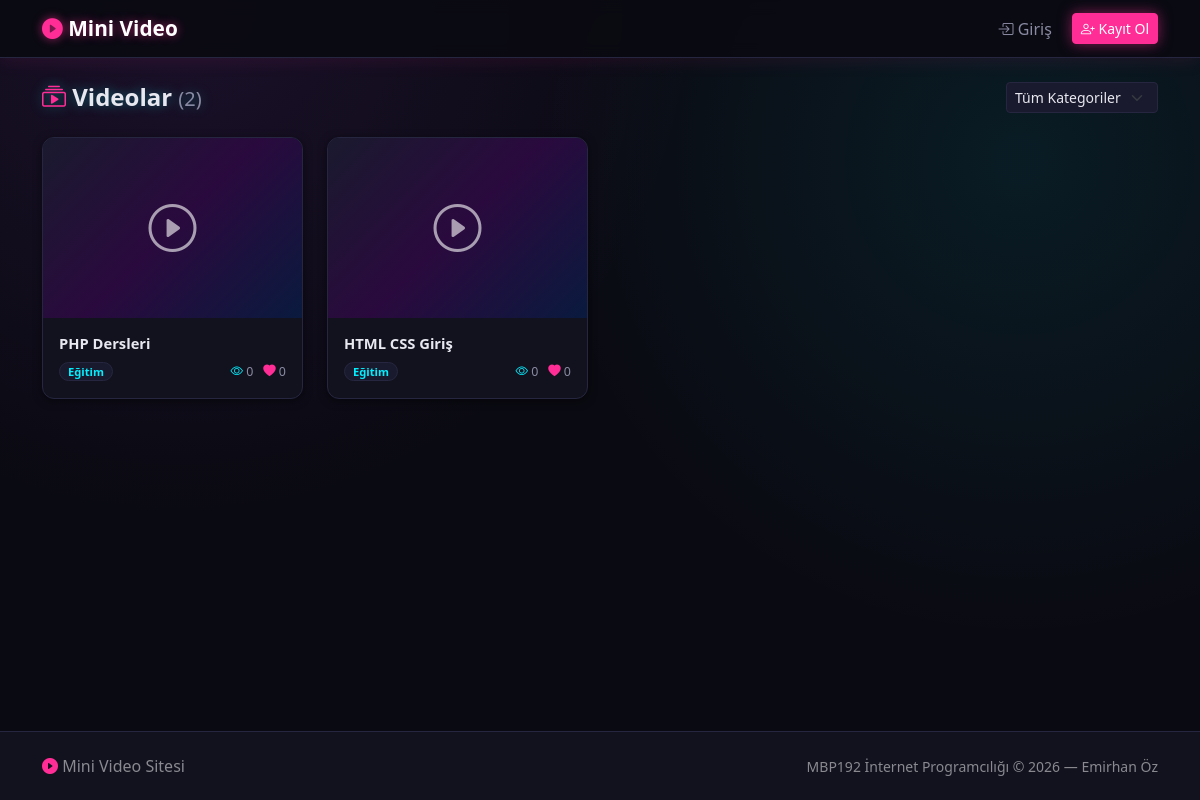
The page / on the database its author committed.
### tables this page shows
CREATE TABLE Videos (
    VideoID      INT           AUTO_INCREMENT PRIMARY KEY,
    Title        VARCHAR(200)  NOT NULL,
    Description  TEXT          NULL,
    VideoURL     VARCHAR(500)  NOT NULL,
    ThumbnailURL VARCHAR(500)  NULL,
    CategoryID   INT           NULL,
    UploaderID   INT           NOT NULL,
    ViewCount    INT           NOT NULL DEFAULT 0,
    CreatedAt    DATETIME      NOT NULL DEFAULT CURRENT_TIMESTAMP,
    FOREIGN KEY (CategoryID)  REFERENCES Categories(CategoryID) ON DELETE SET NULL,
    FOREIGN KEY (UploaderID)  REFERENCES Users(UserID) ON DELETE CASCADE
);

CREATE TABLE Categories (
    CategoryID   INT         AUTO_INCREMENT PRIMARY KEY,
    CategoryName VARCHAR(50) NOT NULL UNIQUE
);

### index.php (the view, shortened to what this page needs)
<?php
require_once __DIR__ . '/db.php';
include_once __DIR__ . '/header.php';
$selectedCat = isset($_GET['category']) ? (int)$_GET['category'] : 0;
if ($selectedCat > 0) {
    $stmt = $conn->prepare("
        SELECT v.*, c.CategoryName, u.Username,
               (SELECT COUNT(*) FROM Likes l WHERE l.VideoID = v.VideoID) AS LikeCount
        FROM Videos v
        LEFT JOIN Categories c ON v.CategoryID = c.CategoryID
        JOIN Users u ON v.UploaderID = u.UserID
        WHERE v.CategoryID = ?
        ORDER BY v.CreatedAt DESC
    ");
    $stmt->bind_param('i', $selectedCat);
    $stmt->execute();
    $videos = $stmt->get_result()->fetch_all(MYSQLI_ASSOC);
} else {
    $result = $conn->query("
        SELECT v.*, c.CategoryName, u.Username,
               (SELECT COUNT(*) FROM Likes l WHERE l.VideoID = v.VideoID) AS LikeCount
        FROM Videos v
        LEFT JOIN Categories c ON v.CategoryID = c.CategoryID
        JOIN Users u ON v.UploaderID = u.UserID
        ORDER BY v.CreatedAt DESC
    ");
    $videos = $result->fetch_all(MYSQLI_ASSOC);
}
?>
<div class="container mt-4">
    <div class="d-flex justify-content-between align-items-center mb-4 flex-wrap gap-3">
        <h1 class="page-title mb-0">
            <i class="bi bi-collection-play text-danger"></i> Videolar
            <span class="text-muted fs-5 fw-normal">(<?= count($videos) ?>)</span>
        </h1>
        <form method="GET" class="d-flex gap-2 align-items-center category-filter">
            <select name="category" class="form-select form-select-sm" onchange="this.form.submit()">
                <option value="0">Tüm Kategoriler</option>
            </select>
        </form>
    </div>
    <?php if (empty($videos)): ?>
        <div class="text-center py-5 text-muted">
            <i class="bi bi-camera-video-off" style="font-size:3.5rem; opacity:0.4;"></i>
            <h5 class="mt-3">Bu kategoride video bulunamadı.</h5>
            <a href="index.php" class="btn btn-outline-secondary mt-2">Tüm videolara bak</a>
        </div>
    <?php else: ?>
        <div class="row row-cols-1 row-cols-sm-2 row-cols-md-3 row-cols-xl-4 g-4">
            <?php foreach ($videos as $video): ?>
                <div class="col">
                    <a href="video_detail.php?id=<?= $video['VideoID'] ?>" class="text-decoration-none text-dark">
                        <div class="card video-card h-100">
                            <?php if (!empty($video['ThumbnailURL'])): ?>
                                <div class="thumbnail-placeholder" style="display:none;">
                                    <i class="bi bi-play-circle text-white" style="font-size:3rem;opacity:.6;"></i>
                                </div>
                            <?php else: ?>
                                <div class="thumbnail-placeholder">
                                    <i class="bi bi-play-circle text-white" style="font-size:3rem;opacity:.6;"></i>
                                </div>--
                            <?php endif; ?>
                            <div class="card-body">
                                <h6 class="card-title">
                                    <?= htmlspecialchars($video['Title'], ENT_QUOTES, 'UTF-8') ?>
                                </h6>
                                <div class="card-stats d-flex justify-content-between align-items-center mt-2">
                                    <span>
                                        <?php if ($video['CategoryName']): ?>
                                            <span class="badge bg-secondary badge-category">
                                                <?= htmlspecialchars($video['CategoryName'], ENT_QUOTES, 'UTF-8') ?>
                                            </span>
                                        <?php endif; ?>
                                    </span>
                                    <span>
                                        <i class="bi bi-eye"></i> <?= number_format($video['ViewCount']) ?>
                                        <i class="bi bi-heart-fill text-danger"></i> <?= number_format($video['LikeCount']) ?>
                                    </span>
                                </div>
                            </div>
                        </div>
                    </a>
                </div>
            <?php endforeach; ?>
        </div>
    <?php endif; ?>
</div>
<?php include_once __DIR__ . '/footer.php'; ?>

### header.php (shortened to what this page needs)
<!DOCTYPE html>
<html lang="tr">
<head>
    <link href="https://cdn.jsdelivr.net/npm/bootstrap@5.3.0/dist/css/bootstrap.min.css" rel="stylesheet">
    <link href="https://cdn.jsdelivr.net/npm/bootstrap-icons@1.11.0/font/bootstrap-icons.css" rel="stylesheet">
    <link href="style.css" rel="stylesheet">
</head>
<body>
<nav class="navbar navbar-expand-lg navbar-dark bg-dark">
    <div class="container">
        <a class="navbar-brand fw-bold" href="index.php">
            <i class="bi bi-play-circle-fill text-danger"></i> Mini Video
        </a>
        <div class="collapse navbar-collapse" id="mainNav">
            <div class="navbar-nav ms-auto align-items-lg-center gap-1">
                <?php if (isset($_SESSION['user_id'])): ?>
                    <?php if ($_SESSION['user_role'] === 'admin'): ?>
                        <a class="nav-link" href="admin.php">
                            <i class="bi bi-shield-fill text-warning"></i> Admin
                        </a>
                    <?php endif; ?>
                    <a class="nav-link" href="upload.php">
                        <i class="bi bi-cloud-upload"></i> Video Yükle
                    </a>
                    <a class="nav-link" href="playlist.php">
                        <i class="bi bi-bookmark-heart"></i> Favoriler
                    </a>
                    <a class="nav-link" href="logout.php">
                        <i class="bi bi-box-arrow-right"></i>
                        Çıkış <span class="text-warning">(<?= htmlspecialchars($_SESSION['username'], ENT_QUOTES, 'UTF-8') ?>)</span>
                    </a>
                <?php else: ?>
                    <a class="nav-link" href="login.php">
                        <i class="bi bi-box-arrow-in-right"></i> Giriş
                    </a>
                    <a class="btn btn-danger btn-sm ms-2" href="register.php">
                        <i class="bi bi-person-plus"></i> Kayıt Ol
                    </a>
                <?php endif; ?>
            </div>
        </div>
    </div>
</nav>

### footer.php (shortened to what this page needs)
<footer>
    <div class="container">
        <div class="row align-items-center">
            <div class="col-md-6">
                <span class="text-white-50">
                    <i class="bi bi-play-circle-fill text-danger"></i> Mini Video Sitesi
                </span>
            </div>
            <div class="col-md-6 text-md-end">
                <small class="text-white-50">MBP192 İnternet Programcılığı &copy; 2026 — Emirhan Öz</small>
            </div>
        </div>
    </div>
</footer>
</body>
</html>

### style.css (style rules this page uses)
:root { --bg: #0a0a12; --surface: #12121f; --surface-2: #1a1a2e; --border: #262640; --text: #e8e8f0; --text-muted: #8a8aa3; --neon-pink: #ff2d95; --neon-cyan: #00f0ff; --neon-purple: #b14dff; --neon-green: #39ff88; --neon-yellow: #ffd23f; }
body { background-color: var(--bg); background-image: radial-gradient(circle at 15% 0%, rgba(177,77,255,0.10), transparent 40%), radial-gradient(circle at 85% 20%, rgba(0,240,255,0.08), transparent 40%); background-attachment: fixed; color: var(--text); font-family: 'Segoe UI', Tahoma, Geneva, Verdana, sans-serif; }
.text-dark { color: var(--text) !important; }
.text-muted { color: var(--text-muted) !important; }
a { color: var(--neon-cyan); }
.navbar.bg-dark { background-color: rgba(10,10,18,0.92) !important; backdrop-filter: blur(8px); border-bottom: 1px solid var(--border); box-shadow: 0 2px 18px rgba(255,45,149,0.10); }
.navbar-brand { font-size: 1.3rem; text-shadow: 0 0 10px rgba(255,45,149,0.6); }
.navbar .nav-link { color: var(--text-muted) !important; transition: color .2s, text-shadow .2s; }
.card { background-color: var(--surface); border: 1px solid var(--border) !important; color: var(--text); }
.video-card { border: 1px solid var(--border) !important; border-radius: 12px; overflow: hidden; background-color: var(--surface); box-shadow: 0 2px 8px rgba(0,0,0,0.5); transition: transform 0.2s ease, box-shadow 0.2s ease, border-color 0.2s ease; }
.video-card .thumbnail-placeholder { height: 180px; background: linear-gradient(135deg, #1a1a2e 0%, #2a0a3e 50%, #0a1a3e 100%); display: flex; align-items: center; justify-content: center; }
.video-card .card-title { color: var(--text) !important; font-size: 0.92rem; font-weight: 600; margin-bottom: 6px; display: -webkit-box; -webkit-line-clamp: 2; -webkit-box-orient: vertical; overflow: hidden; line-height: 1.35; }
.video-card .card-stats { font-size: 0.78rem; color: var(--text-muted); }
.video-card .card-stats .bi-eye { color: var(--neon-cyan); }
.form-control, .form-select { background-color: var(--surface-2); border: 1px solid var(--border); color: var(--text); }
.form-label, dt, dd, .card-body, p, h1,h2,h3,h4,h5,h6 { color: var(--text); }
.btn-danger { background: var(--neon-pink); border-color: var(--neon-pink); box-shadow: 0 0 14px rgba(255,45,149,0.5); }
.text-danger { color: var(--neon-pink) !important; }
.badge.bg-secondary { background: var(--surface-2) !important; color: var(--neon-cyan); border: 1px solid var(--border); }
.badge-category { font-size: 0.7rem; padding: 3px 8px; border-radius: 10px; }
.category-filter { max-width: 320px; }
.page-title { font-size: 1.5rem; font-weight: 700; color: var(--text); text-shadow: 0 0 12px rgba(0,240,255,0.35); }
footer { background-color: var(--surface); color: var(--text-muted); padding: 22px 0; margin-top: 60px; border-top: 1px solid var(--border); }
html, body { min-height: 100%; }
body { min-height: 100vh; display: flex; flex-direction: column; }
body > .container, body > .container-fluid { flex: 1 0 auto; }
footer { flex-shrink: 0; margin-top: auto; }

### rows shown on the page
videos: Title "PHP Dersleri", CategoryID.CategoryName "Eğitim", ViewCount "0", LikeCount "0"
videos: Title "HTML CSS Giriş", CategoryID.CategoryName "Eğitim", ViewCount "0", LikeCount "0"

### other values the page prints
count($videos) "2"
